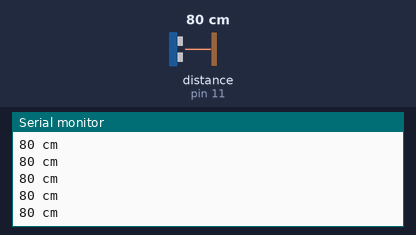
Bench run of a sketch on a simulated Arduino Uno, built with avr-gcc and run on an emulated ATmega328P. On the bench: the last lines printed to the serial monitor. Wiring (inferred from the names in the program): ultrasonic range finder: trigger pin 12; echo pin 11. The inputs (shaded band) are chosen by the test bench; at power-on: distance to the obstacle (sensor on pin 11) 80 cm. The echo pulse lasts 58.3 µs per cm.

Above: at 1.2 s.
1.3 s: distance to the obstacle (sensor on pin 11) set to 60 cm
At 1.6 s:
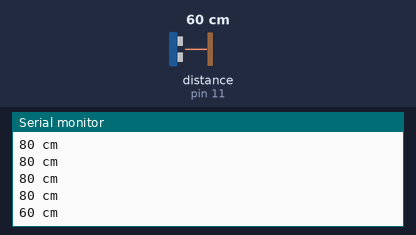
4.3 s: distance to the obstacle (sensor on pin 11) set to 2 cm
At 4.45 s:
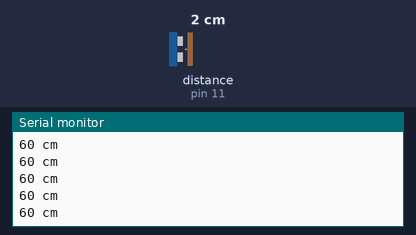
Timing chart, 0 to 7.3 s (numbered marks = the images above; inputs shaded):
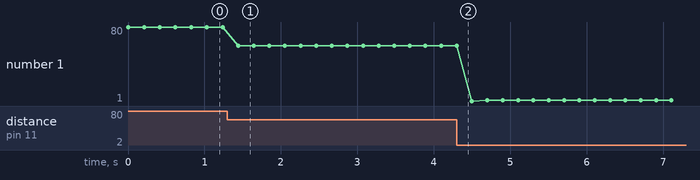

The sketch:

da_ultrasoundHCSR04MeasureDistance.ino
```cpp
// how to measure distances
// 1 sensor HC-SR04
// 1 led red u other accionable device

const byte PIN_TRIGGER=12; // pin to send the TRIGGER
const byte PIN_ECHO=11; // pin to recibe the ECHO

unsigned int time; // variable to track time of pulse
unsigned int distance; // variable to track distance

void setup () {
    Serial.begin(9600); // start serial communication
    pinMode(PIN_TRIGGER,OUTPUT); // set output pin
    pinMode(PIN_ECHO,INPUT); // set input pin
}

void loop () {
    digitalWrite(PIN_TRIGGER, LOW); // set a low value to the Trigger
    delayMicroseconds(2); // wait for 2 microseconds before activate the trigger
    digitalWrite(PIN_TRIGGER, HIGH); // set a high value to the Trigger
    delayMicroseconds(2); // wait for 2 microseconds before deactivate the trigger
    digitalWrite(PIN_TRIGGER, LOW); // set a low value to the Trigger

    // Calculate the distance
    // sound velocity is 340 m/s. So, 29,4 microseconds is the time that is spent in one centimeter.
    // doubling this time is the time to go and return the signal (rounded)
    // d = v.t/2
    time = pulseIn(PIN_ECHO, HIGH); // store the time between the send and return of the signal
    distance = time/58;
    Serial.print(distance);
    Serial.println(" cm");
    delay(200);
}
```

Measured:
- after the input at 1.3 s, the serial monitor: prints a new line after 0.14 s (image 1)
- plotted number 1: 80 → 60 after the input at 1.3 s, 60 → 2 after the input at 4.3 s
